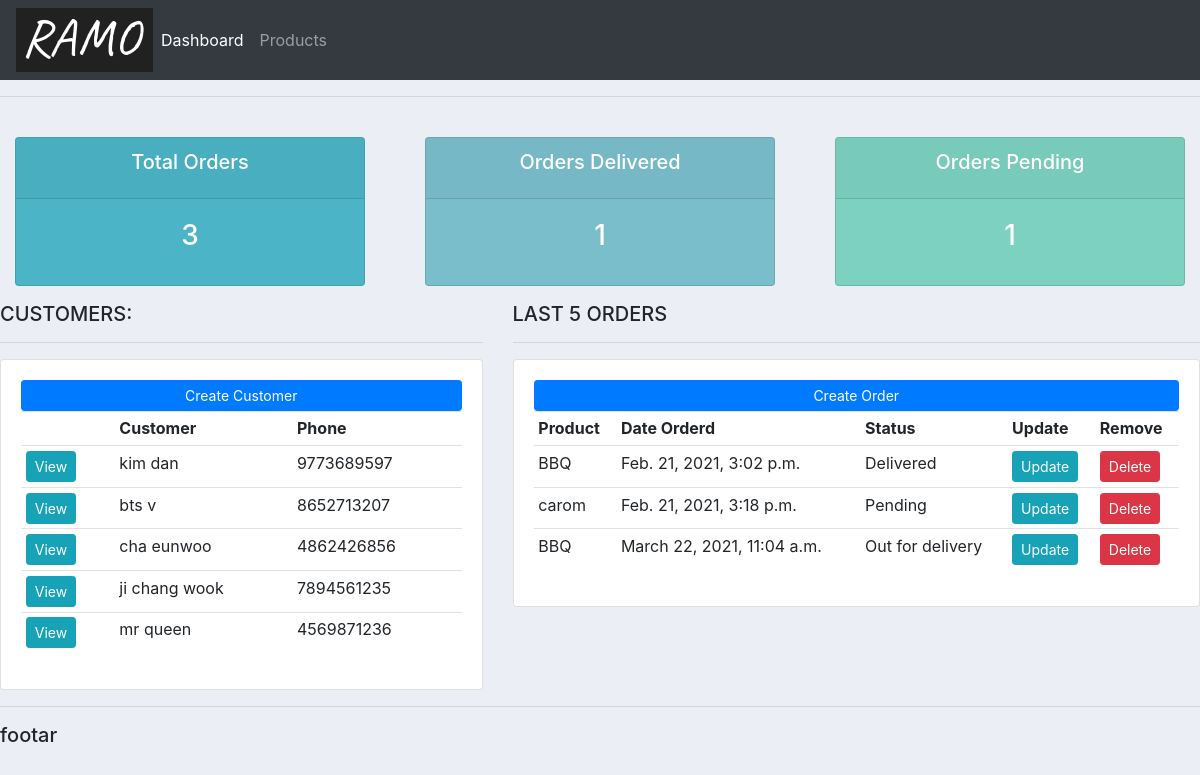
The app's page /, older data.
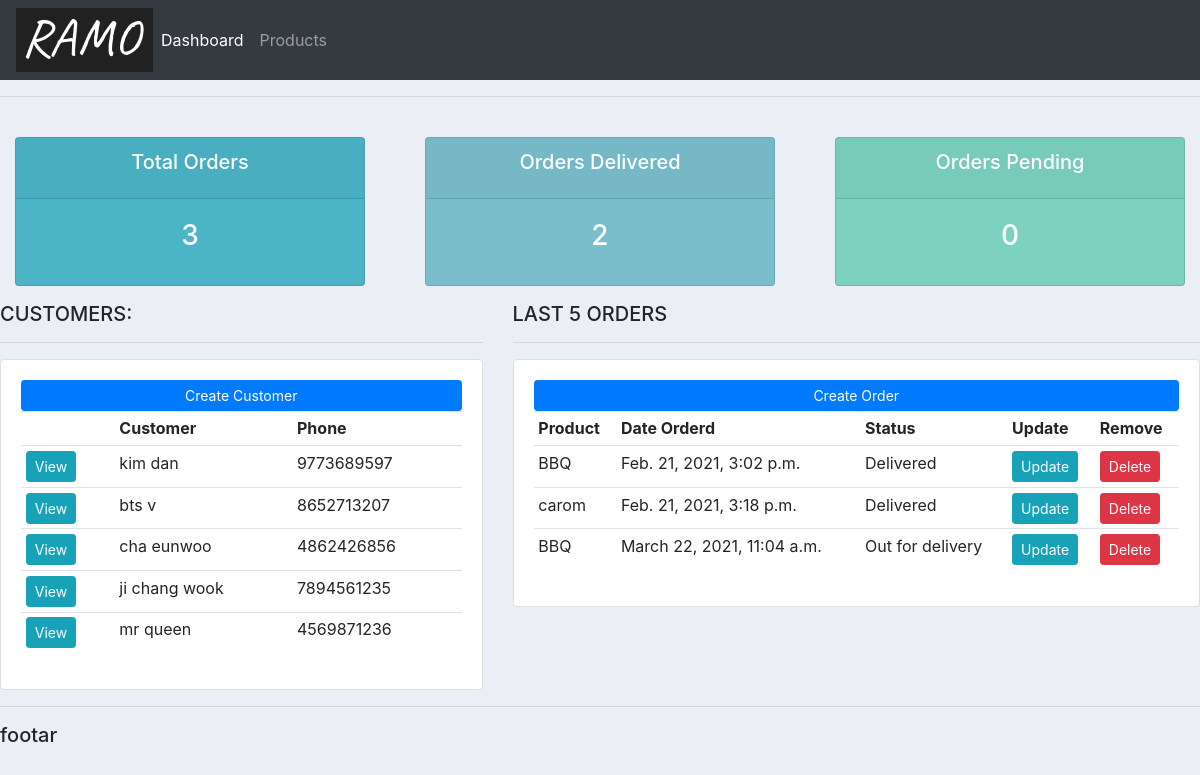
The same page, newer data.
### accounts/models.py (models this page shows, shortened)
class Order(models.Model):
    STATUS=(
        ('Pending','Pending'),('Out for delivery','Out for delivery'),('Delivered','Delivered')
    )
    date_created=models.DateTimeField(auto_now_add=True,null=True)
    status=models.CharField(max_length=250,choices=STATUS,null=True)
    customer=models.ForeignKey(Customer,null=True,on_delete=models.SET_NULL)
    product=models.ForeignKey(Product,null=True,on_delete=models.SET_NULL)

class Product(models.Model):
    CATEGORY=(('In door','In door'),('Out door','Out door'))
    name=models.CharField(max_length=25,null=True)
    price=models.FloatField(null=True)
    category=models.CharField(max_length=25,null=True,choices=CATEGORY)
    description=models.CharField(max_length=25,null=True)
    date_created=models.DateTimeField(auto_now_add=True,null=True)
    tag=models.ManyToManyField(Tag)
    def __str__(self):
        return self.name

### accounts/views.py (the view)
# urls.py: path('',views.home,name='home'),
def home(request):
    orders=Order.objects.all()
    customers=Customer.objects.all()
    total_customers=customers.count()
    total_orders=orders.count()
    delivered=orders.filter(status='Delivered').count()
    pending = orders.filter(status='Pending').count()
    context = {'orders': orders, 'customers': customers,'total_orders':total_orders,'total_customers':total_customers
               ,'delivered':delivered,'pending':pending}
    return render(request,'accounts/dashboard.html',context)

### templates/accounts/dashboard.html
{% extends 'accounts/main.html' %}
{% block content %}
{% include 'accounts/status.html' %}
<div class="row">
	<div class="col-md-5">
		<h5>CUSTOMERS:</h5>
		<hr>
		<div class="card card-body">
			<a class="btn btn-primary  btn-sm btn-block" href="">Create Customer</a>
			<table class="table table-sm">
				<tr>
                   <th></th>
					<th>Customer</th>
					<th>Phone</th>
				</tr>
                {% for customer in customers %}
                    <tr>
                    <td><a class="btn btn-sm btn-info"href="{% url 'customer' customer.id %}">View</a></td>
                        <td>
                        {{customer.name  }}
                    </td>
                    <td>
                        {{customer.phone }}
                    </td>
                    </tr>
                {% endfor %}
			</table>
		</div>
	</div>
	<div class="col-md-7">
		<h5>LAST 5 ORDERS</h5>
		<hr>
		<div class="card card-body">
			<a class="btn btn-primary  btn-sm btn-block" href="{% url 'create_order' %}">Create Order</a>
			<table class="table table-sm">
				<tr>
					<th>Product</th>
					<th>Date Orderd</th>
					<th>Status</th>
					<th>Update</th>
					<th>Remove</th>
				</tr>
                {% for order in orders %}
                    <tr>
                    <td>
                        {{order.product  }}
                    </td>
                        <td>
                        {{order.date_created  }}
                    </td>
                    <td>
                        {{order.status }}
                    </td>
                    <td><a class="btn btn-sm btn-info"href="{% url 'update_order' order.id %}">Update</a> </td>
                        <td><a class="btn btn-sm btn-danger"href="{% url 'delete_order' order.id%}">Delete</a> </td>
                    </tr>
                {% endfor %}
			</table>
		</div>
	</div>
</div>
{% endblock %}

Row changes from the older to the newer data that the page shows:
changed Order "Feb. 21, 2021, 3:18 p.m.": status "Pending" → "Delivered"
Text that changed along with them:
{{ delivered }}: "1" → "2"
{{ pending }}: "1" → "0"
